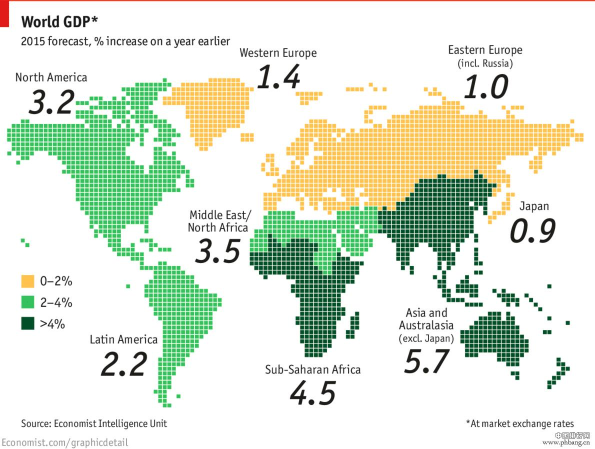
#> input picture Image-Python/2015-World-GDP.jpg, 1190 x 898 px (shown at 1/2 size); the run also reads 1 picture not shown here
$ python PIL005_Thumbnail.py 2015-World-GDP.jpg
#> lines starting #> are read from the running program, lines starting #| are printed output that depends on the picture
'''
创建缩略图

from __future__ import print_function
import os, sys
from PIL import Image

size = (128, 128)

for infile in sys.argv[1:]:
    outfile = os.path.splitext(infile)[0] + ".thumbnail"
    if infile != outfile:
        try:
            im = Image.open(infile)
            im.thumbnail(size)
            im.save(outfile, "JPEG")
        except IOError:
            print("cannot create thumbnail for", infile)
必须指出的是除非必须，Pillow不会解码或raster数据。当你打开一个文件，Pillow通过文件头确定文件格式，大小，mode等数据，余下数据直到需要时才处理。

这意味着打开文件非常快，与文件大小和压缩格式无关。
'''

from PIL import Image
import os, sys

size = (128, 128)

dir = os.getcwd()
filelist = os.listdir(dir)

for infile in filelist:
    outfile = os.path.splitext(infile)[0] + ".thumbnail"
    if infile != outfile:
        try:
            im = Image.open(infile)
#> im is the input picture: PIL image 1190x898 RGB; mean R, G, B 223.8, 232.2, 215.9
            im.thumbnail(size)
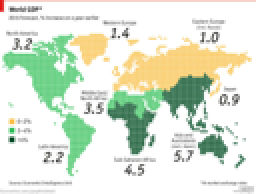
#> im: PIL image 128x97 RGB (shown 2 times larger); mean R, G, B 223.5, 232, 215.6
#> pass 3 of the loop `for infile in filelist:`:
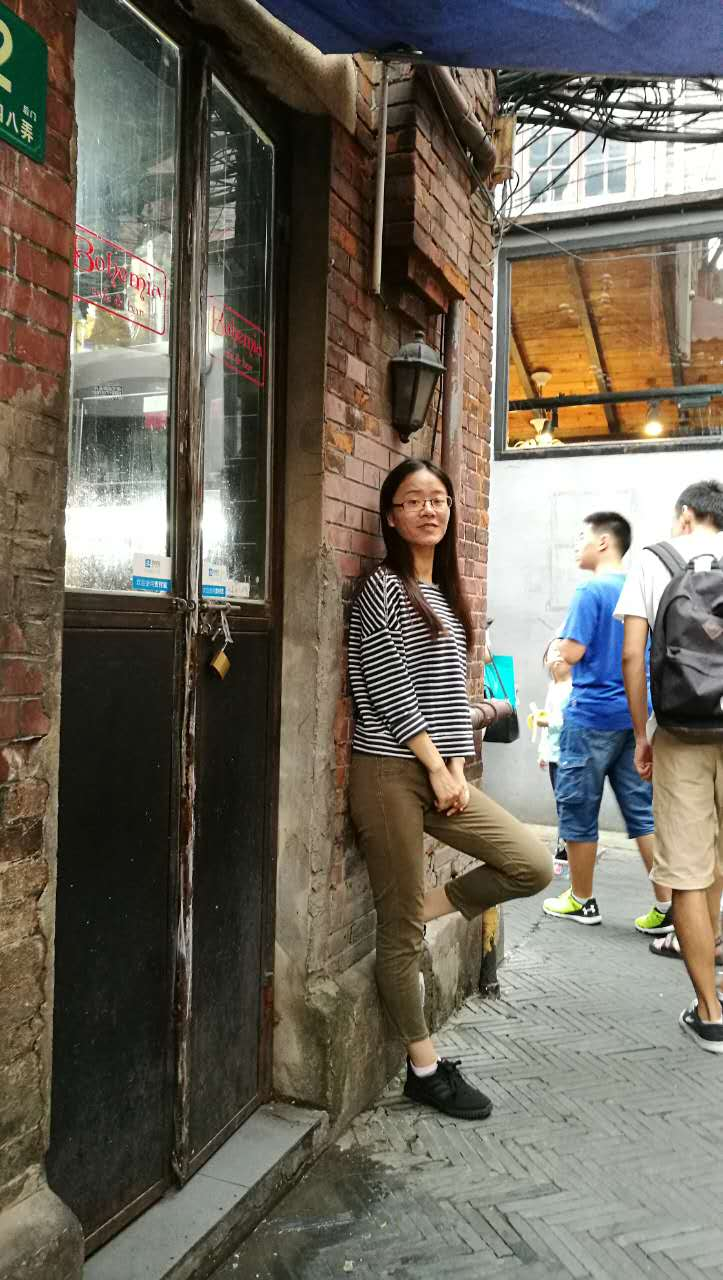
#> input picture Image-Python/Shanghai-Beauty.jpg, 723 x 1280 px
#> im is the input picture: PIL image 723x1280 RGB; mean R, G, B 110.2, 103.7, 91.6
#> `im.thumbnail(size)`:
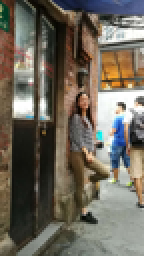
#> im: PIL image 72x128 RGB (shown 2 times larger); mean R, G, B 110.2, 103.6, 91.6
            im.save(outfile, "JPEG")
        except IOError:
            print("cannot create thumbnail for", infile)

if __name__ == '__main__':
    print(__file__)

    exit(0)
#> (the program exits here)
